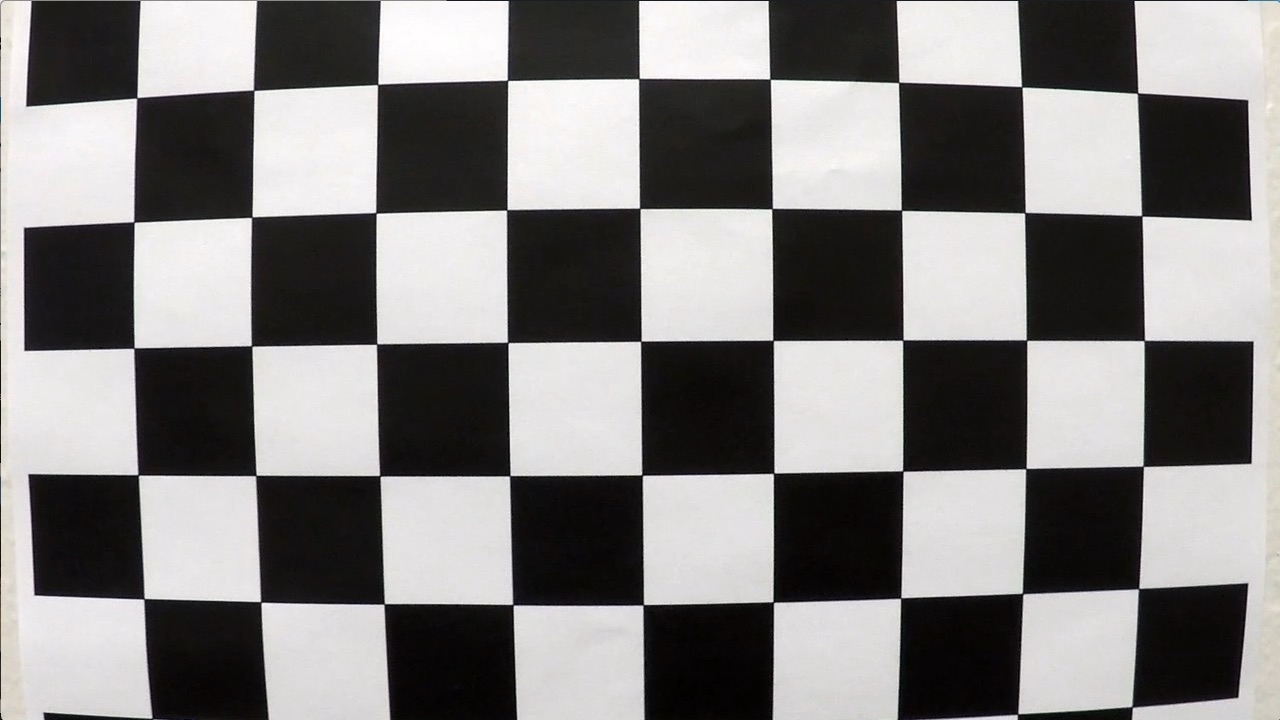
#> input picture camera_cal/calibration1.jpg, 1280 x 720 px; its folder holds only this picture in this run
$ jupyter execute --allow-errors Advance_lane_main.ipynb   (shell and % lines are left out)   (older library calls are emulated)
#> lines starting #> are read from the running program, lines starting #| are printed output that depends on the picture; after the words box and inside, x2 and y2 are one past the last pixel; in counts of white or black regions, pixels touching at a corner belong together
## Advanced Lane Finding Project

The goals / steps of this project are the following:

* Compute the camera calibration matrix and distortion coefficients given a set of chessboard images.
* Apply a distortion correction to raw images.
* Use color transforms, gradients, etc., to create a thresholded binary image.
* Apply a perspective transform to rectify binary image ("birds-eye view").
* Detect lane pixels and fit to find the lane boundary.
* Determine the curvature of the lane and vehicle position with respect to center.
* Warp the detected lane boundaries back onto the original image.
* Output visual display of the lane boundaries and numerical estimation of lane curvature and vehicle position.

---
## First, I'll compute the camera calibration using chessboard images

[cell 1]
import numpy as np
import cv2
import glob
import matplotlib.pyplot as plt
import matplotlib.image as Image

## Camera Calibration

[cell 2]
objp = np.zeros((6*9,3), np.float32)
objp[:,:2] = np.mgrid[0:9,0:6].T.reshape(-1,2)

# Arrays to store object points and image points from all the images.
objpoints = [] # 3d points in real world space
imgpoints = [] # 2d points in image plane.

# Make a list of calibration images
images = glob.glob('camera_cal/calibration*.jpg')

for path in images:
    img=cv2.imread(path)
#> img is the input picture: shape (720, 1280, 3); mean B, G, R 127.8, 128.4, 130.1
    gray=cv2.cvtColor(img,cv2.COLOR_BGR2GRAY)

    ret, corners=cv2.findChessboardCorners(gray,(9,6),None)
#> ret = False; corners = None


    if ret==True:
        objpoints.append(objp)
        imgpoints.append(corners)

#finding the camera matrix
#> (the rest of this cell did not finish here and is left out)

## Applying the camera matrix to distorted image

[cell 3]
dis_path = glob.glob('camera_cal/calibration*.jpg')

row=len(dis_path)
fig,axs=plt.subplots(row,2,figsize=(10, 50))
fig.tight_layout()
#> (the rest of this cell did not finish here and is left out)

```

```
## Image Thresholding pipeline

[cell 4]
def abs_sobel_thresh(img, orient='x', thresh_min=0, thresh_max=255):
    # Convert to grayscale
    gray = cv2.cvtColor(img, cv2.COLOR_RGB2GRAY)
    # Apply x or y gradient with the OpenCV Sobel() function
    # and take the absolute value
    if orient == 'x':
        abs_sobel = np.absolute(cv2.Sobel(gray, cv2.CV_64F, 1, 0))
    if orient == 'y':
        abs_sobel = np.absolute(cv2.Sobel(gray, cv2.CV_64F, 0, 1))
    # Rescale back to 8 bit integer
    scaled_sobel = np.uint8(255*abs_sobel/np.max(abs_sobel))
    # Create a copy and apply the threshold
    binary_output = np.zeros_like(scaled_sobel)
    # Here I'm using inclusive (>=, <=) thresholds, but exclusive is ok too
    binary_output[(scaled_sobel >= thresh_min) & (scaled_sobel <= thresh_max)] = 1

    # Return the result
    return binary_output

# [17 lines left out: function mag_thresh, not called in this run]


def dir_threshold(img, sobel_kernel=3, thresh=(0, np.pi/2)):
    # Grayscale
    gray = cv2.cvtColor(img, cv2.COLOR_RGB2GRAY)
    # Calculate the x and y gradients
    sobelx = cv2.Sobel(gray, cv2.CV_64F, 1, 0, ksize=sobel_kernel)
    sobely = cv2.Sobel(gray, cv2.CV_64F, 0, 1, ksize=sobel_kernel)
    # Take the absolute value of the gradient direction,
    # apply a threshold, and create a binary image result
    absgraddir = np.arctan2(np.absolute(sobely), np.absolute(sobelx))
    binary_output =  np.zeros_like(absgraddir)
    binary_output[(absgraddir >= thresh[0]) & (absgraddir <= thresh[1])] = 1

    # Return the binary image
    return binary_output

# Define a function that thresholds the S-channel of HLS 90 255
def hls_select(img, s_thresh=(0, 255),l_thresh=(0,255)):
    hls = cv2.cvtColor(img, cv2.COLOR_RGB2HLS)
    s_channel = hls[:,:,2]
    l_channel = hls[:,:,1]
    binary_output1 = np.zeros_like(s_channel)
    binary_output2 = np.zeros_like(s_channel)
    binary_output1[(s_channel > s_thresh[0]) & (s_channel <= s_thresh[1])] = 1
    binary_output2[(l_channel > l_thresh[0]) & (l_channel <= l_thresh[1])] = 1
    return binary_output1,binary_output2

def rgb_select(img,color_threshold=255):
    R=img[:,:,0]
    G=img[:,:,1]
    rgb_binary=np.zeros_like(R)
    rgb_binary[(R > color_threshold) & (G > color_threshold)]=1
    return rgb_binary


def get_roi_image(img,combined):
    h,w,c=img.shape
    #print(img.shape)
    #genrating black image
    black=np.zeros((h,w)).astype('int8')
    #print(combined.shape)
    # defining some poin to get region of intresed area
    points=[(0,h-1),
         (w/2, int(0.5*h)),
         (w-1, h-1),]
    ver=np.array(points,dtype=np.int32)
    cv2.fillPoly(black, [ver], 255)
    #print(black.shape)
    thresholded = cv2.bitwise_and(combined.astype('int8'), black)
    return thresholded

---
```

```
there are lot's of thresholding technique above i have tries but combination of some is giving better result and properly selecting while and yellow line. I have implemented a pipeline for that which is given below

[cell 5]
def image_process(image):
    image=cv2.GaussianBlur(image,ksize=(3,3),sigmaX=0)
    gradx = abs_sobel_thresh(image, orient='x', thresh_min=20, thresh_max=200)
    grady = abs_sobel_thresh(image, orient='y', thresh_min=40,thresh_max=100)
    dir_binary = dir_threshold(image, thresh=(np.pi/6,np.pi/2))
    rgb_binary=rgb_select(image,color_threshold=140)
    s_binary,l_binary=hls_select(image,s_thresh=(100, 255),l_thresh=(120, 255))
    binary_img=np.zeros_like(gradx)
    binary_img[((gradx==1) | (grady==1))&(dir_binary==1)|(s_binary==1) & ((l_binary==1) & (rgb_binary==1))]=1

    return get_roi_image(image,binary_img)

```

```

[cell 6]
image=Image.imread('test_images/test2.jpg')
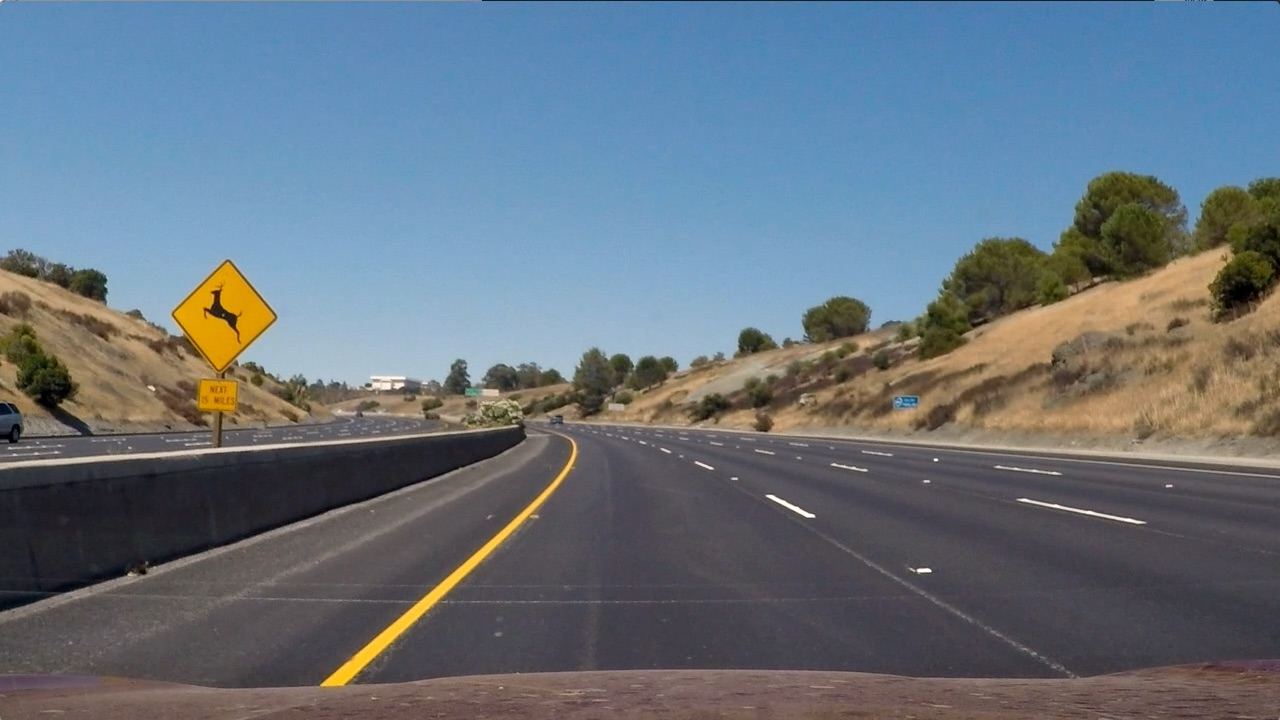
#> input picture test_images/test2.jpg, 1280 x 720 px
#> image is the input picture: shape (720, 1280, 3); mean R, G, B 102.8, 114.6, 125.5
#> (the rest of this cell did not finish here and is left out)

[cell 7]
# [9 lines of commented-out code are left out]

thres_binary=image_process(image)
#> in image_process, `gradx = abs_sobel_thresh(image, orient='x', thresh_min=20, thresh_max=..`:
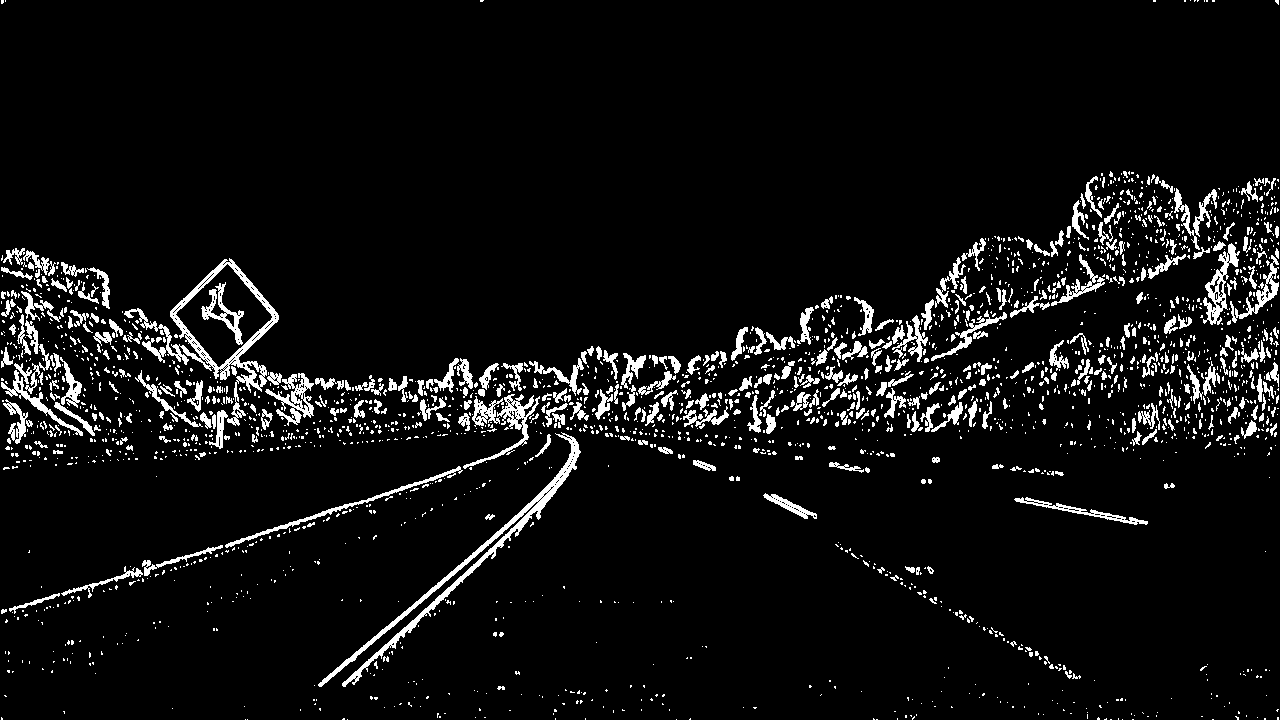
#> gradx: shape (720, 1280); values 0 (black) and 1 (white), 6.3% white; 2479 white regions (2034 under 20 px), largest, box (x1, y1, x2, y2) and area: (318, 432, 581, 687) 3573, (124, 258, 279, 426) 3374, (1203, 243, 1240, 325) 943
#> in image_process, `grady = abs_sobel_thresh(image, orient='y', thresh_min=40,thresh_max=1..`: grady: shape (720, 1280); values 0 (black) and 1 (white), 3.7% white in thin lines or dots
#> in image_process, `dir_binary = dir_threshold(image, thresh=(np.pi/6,np.pi/2))`: dir_binary: shape (720, 1280) float64; values 0 (black) and 1 (white), 70.8% white; black in thin lines or dots
#> in image_process, `rgb_binary=rgb_select(image,color_threshold=140)`: rgb_binary: shape (720, 1280); values 0 (black) and 1 (white), 9.7% white; 289 white regions (211 under 20 px), largest, box (x1, y1, x2, y2) and area: (0, 256, 805, 391) 47728, (910, 247, 1232, 374) 10641, (564, 351, 1280, 468) 8947
#> in hls_select, `hls = cv2.cvtColor(img, cv2.COLOR_RGB2HLS)`: hls: shape (720, 1280, 3); mean of channels 0, 1, 2 86.1, 113.9, 64.3
#> in image_process, `s_binary,l_binary=hls_select(image,s_thresh=(100, 255),l_thresh=(120, ..`: s_binary: shape (720, 1280); values 0 (black) and 1 (white), 32.7% white; 613 white regions (530 under 20 px), largest, box (x1, y1, x2, y2) and area: (0, 2, 1280, 310) 261988, (172, 262, 275, 428) 8054, (959, 252, 1223, 362) 6300
#> in image_process, `s_binary,l_binary=hls_select(image,s_thresh=(100, 255),l_thresh=(120, ..`:
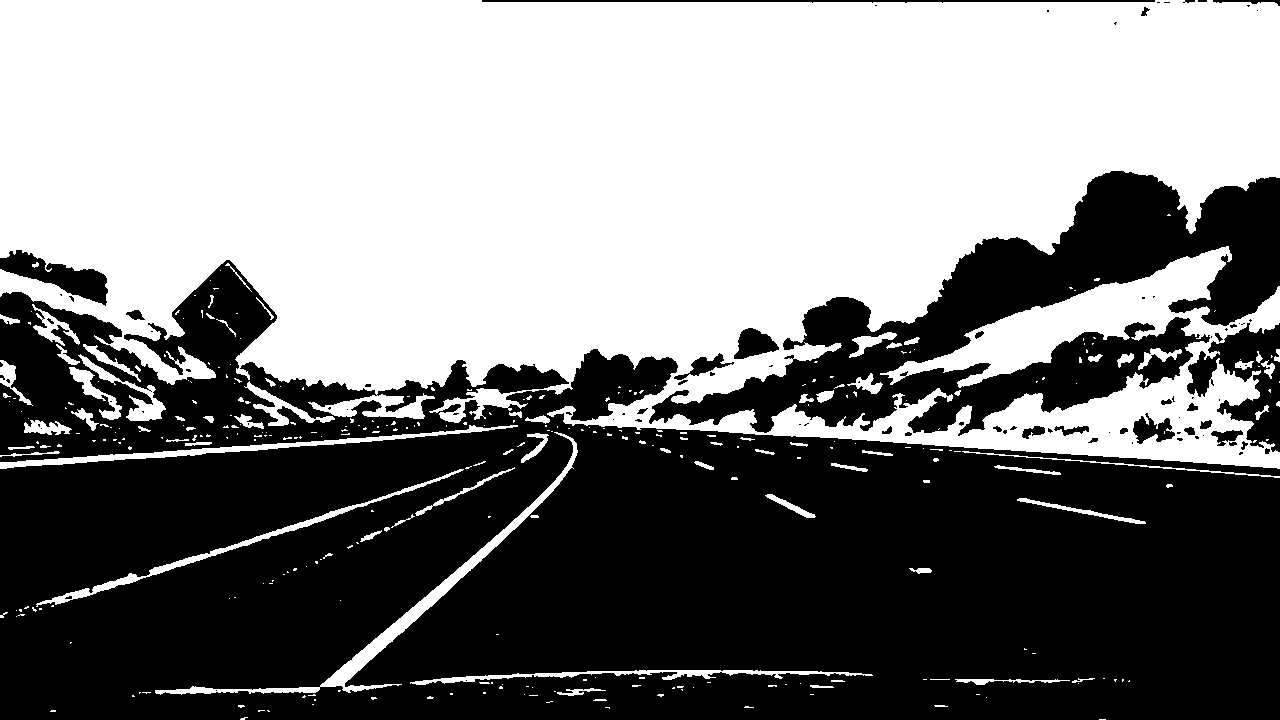
#> l_binary: shape (720, 1280); values 0 (black) and 1 (white), 50.2% white; 93 black regions (62 under 20 px), largest, box (x1, y1, x2, y2) and area: (0, 260, 1280, 720) 386225, (649, 171, 1280, 436) 59699, (1187, 323, 1280, 452) 5477
#> in get_roi_image, `cv2.fillPoly(black, [ver], 255)`: black: shape (720, 1280) int8; values 0 (black) and 127 (white), 25% white; 1 white region, box (x1, y1, x2, y2) and area: (0, 360, 1280, 720) 230860
#> in get_roi_image, `thresholded = cv2.bitwise_and(combined.astype('int8'), black)`:
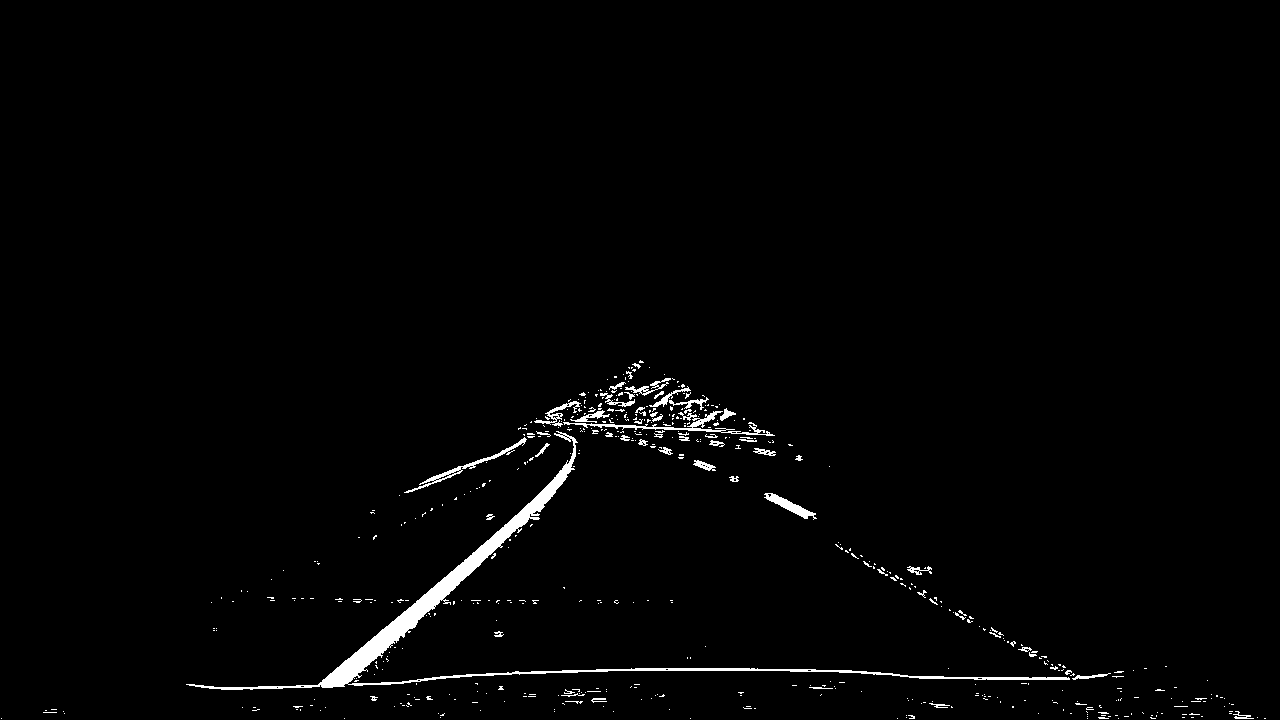
#> thresholded: shape (720, 1280) int8; values 0 (black) and 1 (white), 1.5% white; 536 white regions (481 under 20 px), largest, box (x1, y1, x2, y2) and area: (186, 431, 1070, 690) 7265, (563, 411, 775, 436) 832, (404, 437, 527, 493) 541
plt.imshow(thres_binary,cmap='gray')

## Wrap transform pipeline

[cell 8]
#source points
bottom_left = [220,720]
bottom_right = [1110, 720]
top_left = [570, 460]
top_right = [722, 460]

source = np.float32([top_right,top_left,bottom_left,bottom_right,])
test_image=image.copy()
im=cv2.polylines(test_image,[source.reshape(-1,1,2).astype('int32')],True,(255,0,0), thickness=3)
#plt.imshow(im)


#for destination
d_bottom_left = [320,720]
d_bottom_right = [920, 720]
d_top_left = [320, 1]
d_top_right = [920, 1]

dst = np.float32([d_top_right,d_top_left,d_bottom_left,d_bottom_right])

#getting metrix
M = cv2.getPerspectiveTransform(source, dst)
M_inv = cv2.getPerspectiveTransform(dst, source)

#calculating image size

#getting wrapped image
#> (the rest of this cell did not finish here and is left out)
